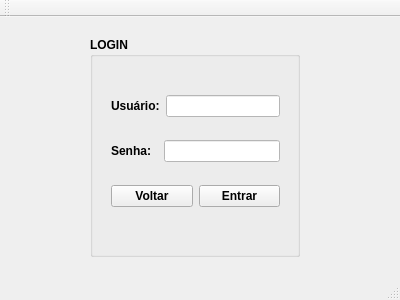
<?xml version="1.0" encoding="UTF-8"?>
<ui version="4.0">
 <class>telalogin</class>
 <widget class="QMainWindow" name="telalogin">
  <property name="geometry">
   <rect>
    <x>0</x>
    <y>0</y>
    <width>400</width>
    <height>300</height>
   </rect>
  </property>
  <property name="windowTitle">
   <string>telalogin</string>
  </property>
  <widget class="QWidget" name="centralWidget">
   <widget class="QGroupBox" name="groupBox">
    <property name="geometry">
     <rect>
      <x>90</x>
      <y>20</y>
      <width>210</width>
      <height>220</height>
     </rect>
    </property>
    <property name="font">
     <font>
      <weight>75</weight>
      <bold>true</bold>
     </font>
    </property>
    <property name="title">
     <string>LOGIN</string>
    </property>
    <widget class="QWidget" name="layoutWidget">
     <property name="geometry">
      <rect>
       <x>10</x>
       <y>30</y>
       <width>191</width>
       <height>171</height>
      </rect>
     </property>
     <layout class="QVBoxLayout" name="verticalLayout">
      <item>
       <layout class="QHBoxLayout" name="horizontalLayout">
        <item>
         <widget class="QLabel" name="label">
          <property name="text">
           <string>Usuário:</string>
          </property>
         </widget>
        </item>
        <item>
         <widget class="QLineEdit" name="lineEdit">
          <property name="styleSheet">
           <string notr="true">background-color: rgb(255, 255, 255);</string>
          </property>
         </widget>
        </item>
       </layout>
      </item>
      <item>
       <layout class="QHBoxLayout" name="horizontalLayout_2">
        <item>
         <widget class="QLabel" name="label_2">
          <property name="text">
           <string>Senha:  </string>
          </property>
         </widget>
        </item>
        <item>
         <widget class="QLineEdit" name="lineEdit_2">
          <property name="styleSheet">
           <string notr="true">background-color: rgb(255, 255, 255);</string>
          </property>
         </widget>
        </item>
       </layout>
      </item>
      <item>
       <layout class="QHBoxLayout" name="horizontalLayout_3">
        <item>
         <widget class="QPushButton" name="btVoltarLogin">
          <property name="styleSheet">
           <string notr="true"/>
          </property>
          <property name="text">
           <string>Voltar</string>
          </property>
         </widget>
        </item>
        <item>
         <widget class="QPushButton" name="btEntrarLogin">
          <property name="styleSheet">
           <string notr="true"/>
          </property>
          <property name="text">
           <string>Entrar</string>
          </property>
         </widget>
        </item>
       </layout>
      </item>
     </layout>
    </widget>
   </widget>
  </widget>
  <widget class="QMenuBar" name="menuBar">
   <property name="geometry">
    <rect>
     <x>0</x>
     <y>0</y>
     <width>400</width>
     <height>21</height>
    </rect>
   </property>
  </widget>
  <widget class="QToolBar" name="mainToolBar">
   <attribute name="toolBarArea">
    <enum>TopToolBarArea</enum>
   </attribute>
   <attribute name="toolBarBreak">
    <bool>false</bool>
   </attribute>
  </widget>
  <widget class="QStatusBar" name="statusBar"/>
 </widget>
 <layoutdefault spacing="6" margin="11"/>
 <resources/>
 <connections/>
</ui>
